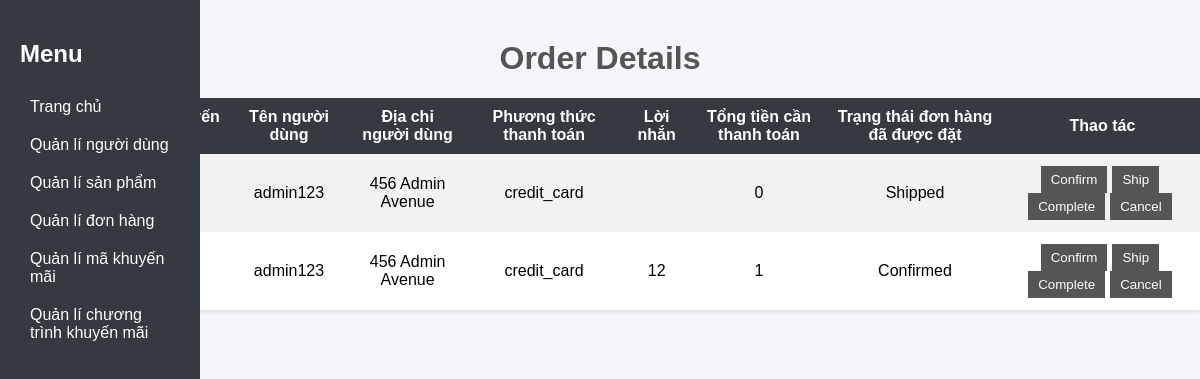
Before: /layout/display_order.php with the older database file.
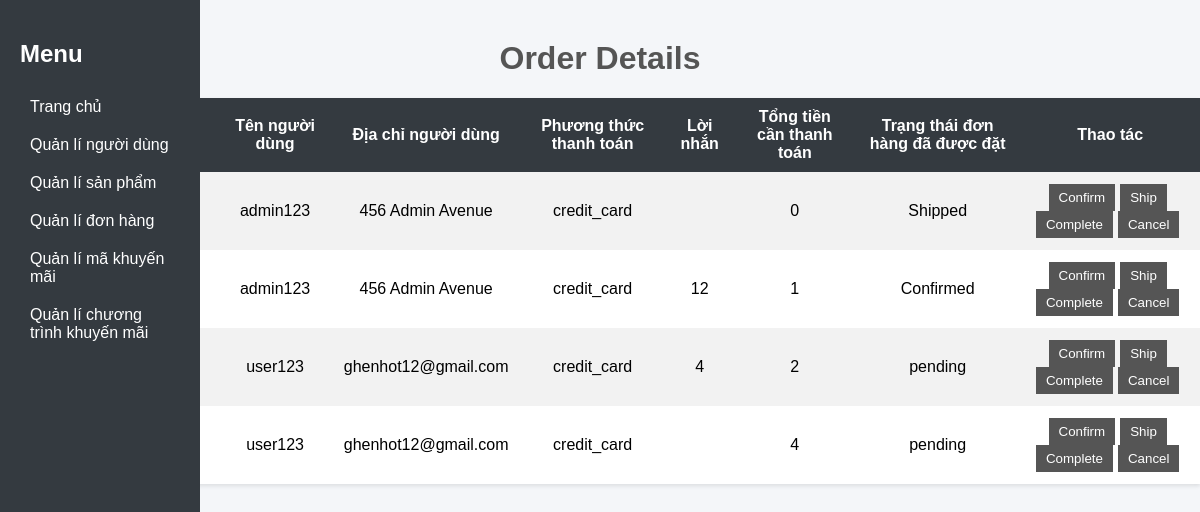
After: the same page with the newer database file.
### tables this page shows
CREATE TABLE `orders` (
  `order_id` int(11) NOT NULL,
  `user_id` int(11) NOT NULL,
  `order_date` datetime NOT NULL,
  `total_amount` decimal(10,0) NOT NULL,
  `promotion_code_id` int(11) DEFAULT NULL,
  `user_name` varchar(100) NOT NULL,
  `user_address` varchar(255) NOT NULL,
  `payment_method` varchar(50) NOT NULL,
  `message` text DEFAULT NULL,
  `order_status` varchar(50) NOT NULL
);

### layout/OrderModel.php (called while the page is built, shortened)
<?php
class OrderModel {
    private $conn;
    public function __construct($conn) {
        $this->conn = $conn;
    }
    public function getOrders() {
        $sql = "SELECT * FROM orders";
        return $this->conn->query($sql);
    }
}
?>

### layout/view/display_order_view.php (the view, shortened to what this page needs)
<!DOCTYPE html>
<html>
<head>
    <link rel="stylesheet" type="text/css" href="/css/display_order.css">
</head>
<body>
    <?php include_once 'admin_dashboard.php'; ?>
    <h1>Order Details</h1>
    <table>
        <tr>
            <th>Ngày đặt hàng</th>
            <th>Mã khuyến mãi</th>
            <th>Tên người dùng</th>
            <th>Địa chỉ người dùng</th>
            <th>Phương thức thanh toán</th>
            <th>Lời nhắn</th>
            <th>Tổng tiền cần thanh toán</th>
            <th>Trạng thái đơn hàng đã được đặt</th>
            <th>Thao tác</th>
        </tr>
        <?php
        if ($orders->num_rows > 0) {
            while ($row = $orders->fetch_assoc()) {
                echo "<tr>";
                echo "<td>" . $row["order_date"] . "</td>";
                echo "<td>" . $row["promotion_code_id"] . "</td>";
                echo "<td>" . $row["user_name"] . "</td>";
                echo "<td>" . $row["user_address"] . "</td>";
                echo "<td>" . $row["payment_method"] . "</td>";
                echo "<td>" . $row["message"] . "</td>";
                echo "<td>" . $row["total_amount"] . "</td>";
                echo "<td>" . $row["order_status"] . "</td>";
                echo "<td>";
                echo "<button onclick=\"changeOrderStatus('confirm', " . $row["order_id"] . ")\">Confirm</button>";
                echo "<button onclick=\"changeOrderStatus('ship', " . $row["order_id"] . ")\">Ship</button>";
                echo "<button onclick=\"changeOrderStatus('complete', " . $row["order_id"] . ")\">Complete</button>";
                echo "<button onclick=\"changeOrderStatus('cancel', " . $row["order_id"] . ")\">Cancel</button>";
                echo "</td>";
                echo "</tr>";
            }
        } else {
            echo "<tr><td colspan='11'>No orders found.</td></tr>";
        }
        ?>
    </table>
</body>
</html>

Changed rows visible on the page:
added orders: user_name "user123", user_address "ghenhot12@gmail.com", payment_method "credit_card", message "4", total_amount "2", order_status "pending"
added orders: user_name "user123", user_address "ghenhot12@gmail.com", payment_method "credit_card", total_amount "4", order_status "pending"
